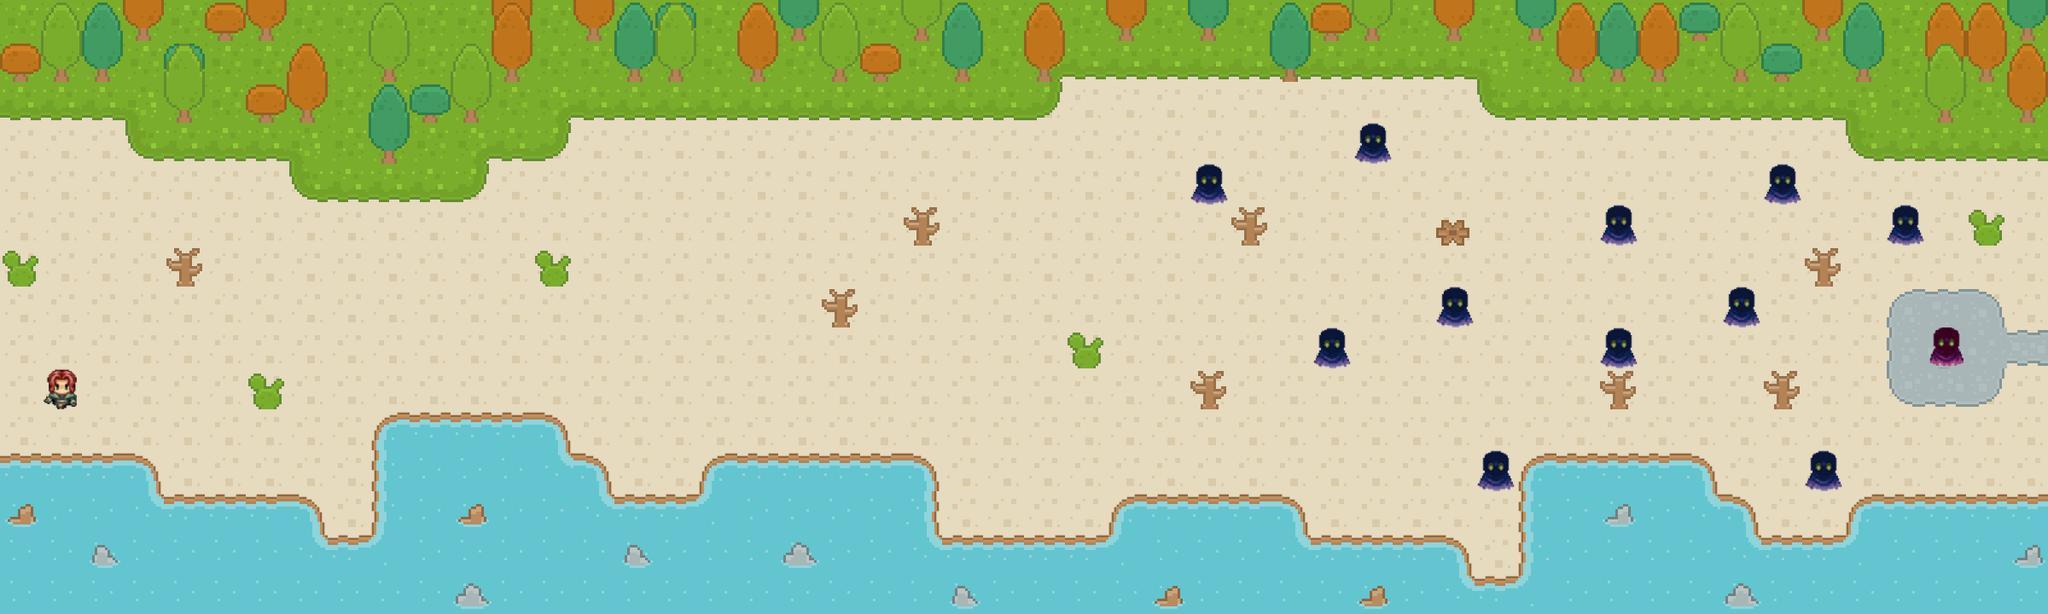

A level layout from a 2D game, rendered from its tile map. Below: a short description, then the map file with tile-grid data replaced by summaries:
An orthogonal 50x15 tile map with 48x48 px tiles, 6 tile layers (Background, OverBackground, SolidObjects, FloatingObjects, ...), 3 tilesets and 13 objects.

<map version="2017.05.16" orientation="orthogonal" renderorder="right-down" width="50" height="15" tilewidth="48" tileheight="48" nextobjectid="22">
 <tileset firstgid="1" source="RogueLike.tsx" />
 <tileset firstgid="1861" source="GhostTile.tsx" />
 <tileset firstgid="1957" source="Player.tsx" />
 <layer name="Background" width="50" height="15">
  <data>[750 cells, 750 non-empty, 13 distinct tile ids]</data>
 </layer>
 <layer name="OverBackground" width="50" height="15">
  <data>[750 cells, 171 non-empty, 15 distinct tile ids]</data>
 </layer>
 <layer name="SolidObjects" width="50" height="15">
  <data>[750 cells, 61 non-empty, 8 distinct tile ids]</data>
 </layer>
 <layer name="FloatingObjects" width="50" height="15">
  <data>[750 cells, 24 non-empty, 3 distinct tile ids]</data>
 </layer>
 <layer name="Enemies" width="50" height="15">
  <data>[750 cells, 12 non-empty, 2 distinct tile ids]</data>
 </layer>
 <layer name="Player" width="50" height="15">
  <data>[750 cells, 1 non-empty, 1 distinct tile ids]</data>
 </layer>
 <objectgroup name="EnemiesTrace">
  <object id="1" x="1299" y="98" width="236" height="236" />
  <object id="2" x="1489" y="51" width="236" height="187" />
  <object id="3" x="1440" y="290" width="237" height="236" />
  <object id="4" x="1633" y="239" width="189" height="190" />
  <object id="5" x="1633" y="439" width="237" height="230" />
  <object id="6" x="1825" y="339" width="142" height="139" />
  <object id="7" x="1778" y="149" width="236" height="234" />
  <object id="8" x="1973" y="294" width="140" height="135" />
  <object id="9" x="2019" y="146" width="141" height="140" />
  <object id="10" x="2166" y="193" width="139" height="140" />
  <object id="11" x="2018" y="484" width="284" height="89" />
  <object id="20" x="2080" y="262.667" width="396" height="314.667">
   <ellipse />
  </object>
  <object id="21" x="2056" y="-117.333" height="1.33333">
   <ellipse />
  </object>
 </objectgroup>
</map>
